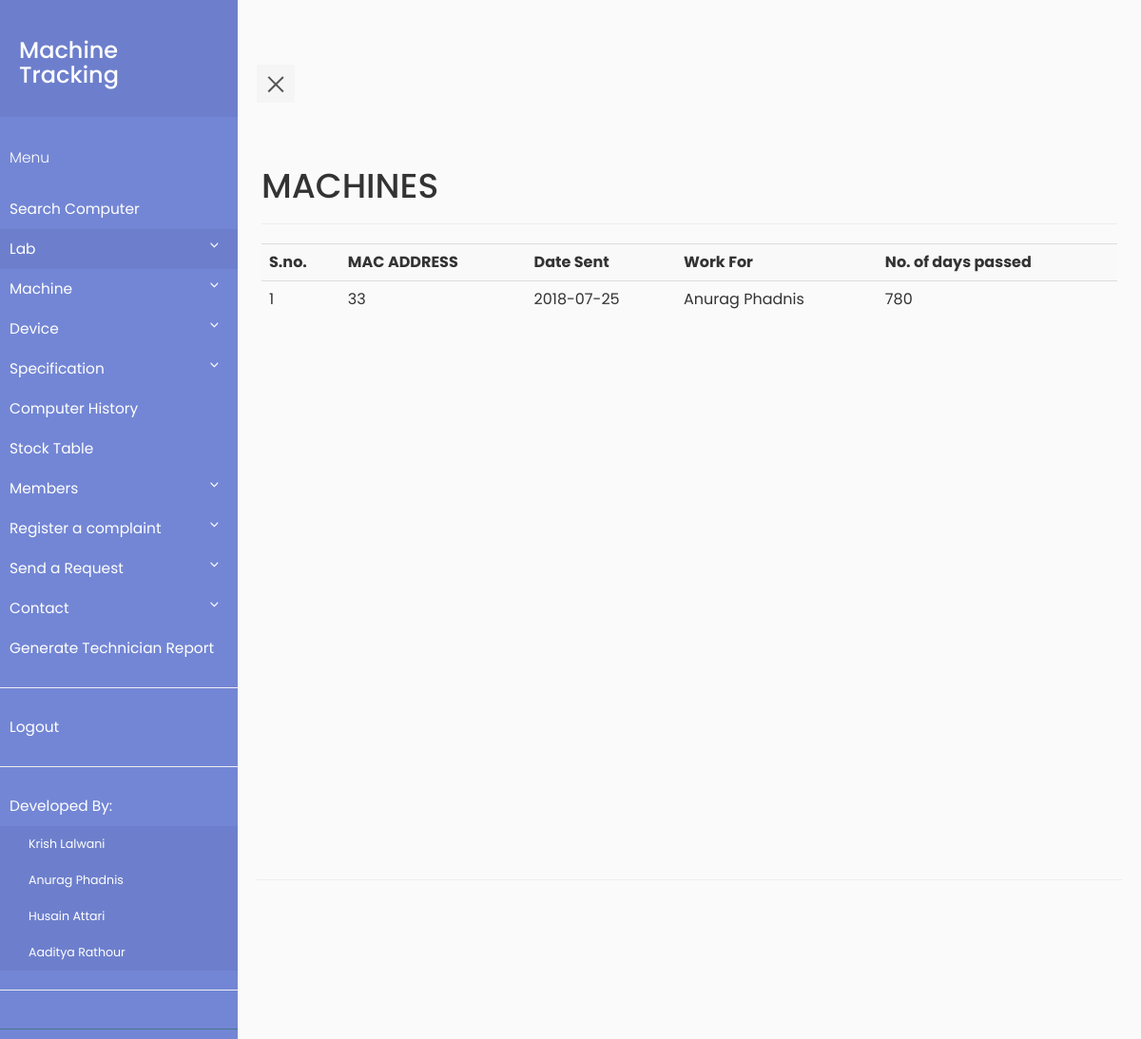
The page /viewonrepairpc.php (signed in) on the database its author committed.
### tables this page shows
CREATE TABLE `machine` (
  `machine_id` int(11) NOT NULL,
  `MAC_ADDR` varchar(30) DEFAULT NULL,
  `processor` int(11) NOT NULL,
  `ram` int(11) NOT NULL,
  `memory` int(11) NOT NULL,
  `DOP` date DEFAULT NULL,
  `price` int(11) DEFAULT NULL,
  `state` varchar(10) DEFAULT NULL,
  `os` varchar(30) DEFAULT NULL,
  `monitor` int(11) NOT NULL,
  `keyboard` int(11) NOT NULL,
  `mouse` int(11) NOT NULL,
  `grn` int(11) NOT NULL
);

CREATE TABLE `repair_history` (
  `repair_history_id` int(11) NOT NULL,
  `machine_id` int(11) DEFAULT NULL,
  `initial_date` date DEFAULT NULL,
  `final_date` date DEFAULT NULL,
  `fault` varchar(500) DEFAULT NULL,
  `cost` int(11) DEFAULT NULL,
  `complaint_book_id` int(11) DEFAULT NULL
);

CREATE TABLE `member` (
  `member_id` int(11) NOT NULL,
  `id` varchar(30) DEFAULT NULL,
  `first_name` varchar(30) DEFAULT NULL,
  `last_name` varchar(30) DEFAULT NULL,
  `email` varchar(50) DEFAULT NULL,
  `pass_word` varchar(512) DEFAULT NULL,
  `role` int(5) DEFAULT NULL,
  `contact_no` varchar(10) DEFAULT NULL
);

### viewonrepairpc.php (the view, shortened to what this page needs)
<?php
    require_once "pdo.php";
?>
<html>
<head>
    <link rel="stylesheet" type="text/css" href="https://maxcdn.bootstrapcdn.com/bootstrap/3.3.7/css/bootstrap.min.css" >
    <link rel="stylesheet" type="text/css" href="style5.css">
</head>
<body>
            <div class="wrapper">
     <?php if (isset($_SESSION['id'])&&$_SESSION['role']=='0') include "navbar.php";
                else if(isset($_SESSION['id'])&&$_SESSION['role']=='1')  include "navbar_faculty.php";
                else include "navbar_tech.php";?>
         <div class="container-fluid row" id="content">
    <div class="page-header">
    <h1>MACHINES</h1>
    </div>
    <?php
        $stmtcnt = $pdo->query("SELECT COUNT(*) FROM repair_history WHERE final_date='0000-00-00'");
        $row = $stmtcnt->fetch(PDO::FETCH_ASSOC);
        if($row['COUNT(*)']!=='0')
        {
            $i=1;
            $stmtread = $pdo->query("SELECT * FROM repair_history where final_date = '0000-00-00' ");
            echo ("<table class=\"table table-striped\">
                <tr> <th>S.no.</th><th>MAC ADDRESS</th><th>Date Sent</th><th>Work For</th><th>No. of days passed</th></tr>");
            while ( $row = $stmtread->fetch(PDO::FETCH_ASSOC) )
            {
                $mid=$row['machine_id'];
                $read2= $pdo -> query("SELECT * FROM machine where machine_id='$mid'");
                $read3= $pdo -> query("SELECT * FROM complaint_book where machine_id='$mid' AND remarks IS NULL");
                $row3 = $read3->fetch(PDO::FETCH_ASSOC);
                $memid = $row3['work_for'];
                $read4= $pdo -> query("SELECT * FROM member where member_id='$memid'");
                $row4 = $read4->fetch(PDO::FETCH_ASSOC);
                while($row2 = $read2->fetch(PDO::FETCH_ASSOC))
                {
                    echo ("<tr>");
                    echo ("<td>");
                    echo($i);
                    echo("</td>");
                    echo ("<td>");
                    echo(htmlentities($row2['MAC_ADDR']));
                    echo ("</td>");
                    echo ("<td>");
                    echo(htmlentities($row['initial_date']));
                    echo ("</td>");
                    echo ("<td>");
                    echo(htmlentities($row4['first_name']));
                    echo(htmlentities($row4['last_name']));
                    echo ("</td>");
                    echo ("<td>");
                    echo((abs(strtotime(date("Y-m-d")) - strtotime($row['initial_date'])))/(24*3600));
                    echo ("</td>");
                    $i++;
                }
            }
            echo('</table>');
        }
    ?>
    </div>
</body>
</html>

### style5.css (style rules this page uses)
body { font-family: 'Poppins', sans-serif; background: #fafafa; }
.wrapper { display: flex; align-items: stretch; perspective: 1500px; }
#content { padding: 20px; min-height: 100vh; transition: all 0.3s; }

### rows shown on the page
repair_history: initial_date "2018-07-25"
machine: MAC_ADDR "33"
member: first_name "Anurag", last_name "Phadnis"
